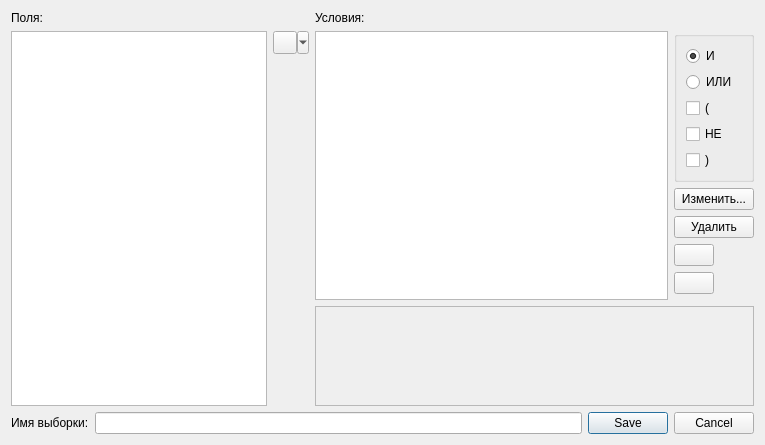
<?xml version="1.0" encoding="UTF-8"?>
<ui version="4.0">
 <class>TQQueryWidget</class>
 <widget class="QDialog" name="TQQueryWidget">
  <property name="geometry">
   <rect>
    <x>0</x>
    <y>0</y>
    <width>765</width>
    <height>442</height>
   </rect>
  </property>
  <property name="windowTitle">
   <string>Условия выборки</string>
  </property>
  <property name="modal">
   <bool>true</bool>
  </property>
  <layout class="QVBoxLayout" name="verticalLayout">
   <item>
    <layout class="QGridLayout" name="gridLayout">
     <item row="5" column="3">
      <widget class="QPushButton" name="btnMoveUp">
       <property name="text">
        <string/>
       </property>
       <property name="icon">
        <iconset resource="resources/tracks.qrc">
         <normaloff>:/images/up.png</normaloff>:/images/up.png</iconset>
       </property>
      </widget>
     </item>
     <item row="6" column="3">
      <widget class="QPushButton" name="btnMoveDown">
       <property name="text">
        <string/>
       </property>
       <property name="icon">
        <iconset resource="resources/tracks.qrc">
         <normaloff>:/images/down.png</normaloff>:/images/down.png</iconset>
       </property>
      </widget>
     </item>
     <item row="1" column="3" rowspan="2" colspan="2">
      <widget class="QGroupBox" name="groupBox">
       <property name="title">
        <string/>
       </property>
       <layout class="QVBoxLayout" name="verticalLayout_2">
        <item>
         <widget class="QRadioButton" name="rbAnd">
          <property name="text">
           <string>И</string>
          </property>
          <property name="checked">
           <bool>true</bool>
          </property>
         </widget>
        </item>
        <item>
         <widget class="QRadioButton" name="rbOr">
          <property name="text">
           <string>ИЛИ</string>
          </property>
         </widget>
        </item>
        <item>
         <widget class="QCheckBox" name="cbOpenBracket">
          <property name="text">
           <string>(</string>
          </property>
         </widget>
        </item>
        <item>
         <widget class="QCheckBox" name="cbNot">
          <property name="text">
           <string>НЕ</string>
          </property>
         </widget>
        </item>
        <item>
         <widget class="QCheckBox" name="cbCloseBracket">
          <property name="text">
           <string>)</string>
          </property>
         </widget>
        </item>
       </layout>
      </widget>
     </item>
     <item row="1" column="2" rowspan="7">
      <widget class="QListWidget" name="lwCond">
       <property name="sizePolicy">
        <sizepolicy hsizetype="Expanding" vsizetype="Expanding">
         <horstretch>2</horstretch>
         <verstretch>0</verstretch>
        </sizepolicy>
       </property>
      </widget>
     </item>
     <item row="3" column="3" colspan="2">
      <widget class="QPushButton" name="btnModify">
       <property name="text">
        <string>Изменить...</string>
       </property>
      </widget>
     </item>
     <item row="7" column="3">
      <spacer name="verticalSpacer">
       <property name="orientation">
        <enum>Qt::Vertical</enum>
       </property>
       <property name="sizeHint" stdset="0">
        <size>
         <width>20</width>
         <height>40</height>
        </size>
       </property>
      </spacer>
     </item>
     <item row="0" column="2">
      <widget class="QLabel" name="label_2">
       <property name="text">
        <string>Условия:</string>
       </property>
      </widget>
     </item>
     <item row="4" column="3" colspan="2">
      <widget class="QPushButton" name="btnRemove">
       <property name="text">
        <string>Удалить</string>
       </property>
       <property name="icon">
        <iconset resource="resources/tracks.qrc">
         <normaloff>:/images/list-remove.png</normaloff>:/images/list-remove.png</iconset>
       </property>
      </widget>
     </item>
     <item row="0" column="0">
      <widget class="QLabel" name="label">
       <property name="text">
        <string>Поля:</string>
       </property>
      </widget>
     </item>
     <item row="1" column="1">
      <widget class="QToolButton" name="btnAdd">
       <property name="sizePolicy">
        <sizepolicy hsizetype="Maximum" vsizetype="Fixed">
         <horstretch>0</horstretch>
         <verstretch>0</verstretch>
        </sizepolicy>
       </property>
       <property name="text">
        <string/>
       </property>
       <property name="icon">
        <iconset resource="resources/tracks.qrc">
         <normaloff>:/images/list-add.png</normaloff>:/images/list-add.png</iconset>
       </property>
       <property name="popupMode">
        <enum>QToolButton::MenuButtonPopup</enum>
       </property>
       <property name="toolButtonStyle">
        <enum>Qt::ToolButtonTextBesideIcon</enum>
       </property>
       <property name="arrowType">
        <enum>Qt::NoArrow</enum>
       </property>
      </widget>
     </item>
     <item row="1" column="0" rowspan="8">
      <widget class="QListWidget" name="lwFields">
       <property name="sizePolicy">
        <sizepolicy hsizetype="Expanding" vsizetype="Expanding">
         <horstretch>0</horstretch>
         <verstretch>0</verstretch>
        </sizepolicy>
       </property>
      </widget>
     </item>
     <item row="8" column="2" colspan="3">
      <widget class="QPlainTextEdit" name="pteQueryText">
       <property name="enabled">
        <bool>false</bool>
       </property>
       <property name="sizePolicy">
        <sizepolicy hsizetype="Expanding" vsizetype="Maximum">
         <horstretch>0</horstretch>
         <verstretch>0</verstretch>
        </sizepolicy>
       </property>
       <property name="minimumSize">
        <size>
         <width>0</width>
         <height>100</height>
        </size>
       </property>
       <property name="maximumSize">
        <size>
         <width>16777215</width>
         <height>100</height>
        </size>
       </property>
       <property name="baseSize">
        <size>
         <width>0</width>
         <height>100</height>
        </size>
       </property>
      </widget>
     </item>
    </layout>
   </item>
   <item>
    <widget class="QWidget" name="widget" native="true">
     <layout class="QHBoxLayout" name="horizontalLayout">
      <property name="margin">
       <number>0</number>
      </property>
      <item>
       <widget class="QLabel" name="label_3">
        <property name="text">
         <string>Имя выборки:</string>
        </property>
       </widget>
      </item>
      <item>
       <widget class="QLineEdit" name="leQueryName"/>
      </item>
      <item>
       <widget class="QDialogButtonBox" name="buttonBox">
        <property name="sizePolicy">
         <sizepolicy hsizetype="Maximum" vsizetype="Fixed">
          <horstretch>0</horstretch>
          <verstretch>0</verstretch>
         </sizepolicy>
        </property>
        <property name="standardButtons">
         <set>QDialogButtonBox::Cancel|QDialogButtonBox::Save</set>
        </property>
       </widget>
      </item>
     </layout>
    </widget>
   </item>
  </layout>
 </widget>
 <tabstops>
  <tabstop>lwFields</tabstop>
  <tabstop>lwCond</tabstop>
  <tabstop>rbAnd</tabstop>
  <tabstop>rbOr</tabstop>
  <tabstop>cbOpenBracket</tabstop>
  <tabstop>cbNot</tabstop>
  <tabstop>cbCloseBracket</tabstop>
  <tabstop>btnModify</tabstop>
  <tabstop>btnRemove</tabstop>
  <tabstop>btnMoveUp</tabstop>
  <tabstop>btnMoveDown</tabstop>
  <tabstop>pteQueryText</tabstop>
 </tabstops>
 <resources>
  <include location="resources/tracks.qrc"/>
 </resources>
 <connections>
  <connection>
   <sender>buttonBox</sender>
   <signal>rejected()</signal>
   <receiver>TQQueryWidget</receiver>
   <slot>reject()</slot>
   <hints>
    <hint type="sourcelabel">
     <x>755</x>
     <y>432</y>
    </hint>
    <hint type="destinationlabel">
     <x>183</x>
     <y>397</y>
    </hint>
   </hints>
  </connection>
  <connection>
   <sender>lwFields</sender>
   <signal>doubleClicked(QModelIndex)</signal>
   <receiver>btnAdd</receiver>
   <slot>click()</slot>
   <hints>
    <hint type="sourcelabel">
     <x>100</x>
     <y>111</y>
    </hint>
    <hint type="destinationlabel">
     <x>316</x>
     <y>50</y>
    </hint>
   </hints>
  </connection>
 </connections>
</ui>
